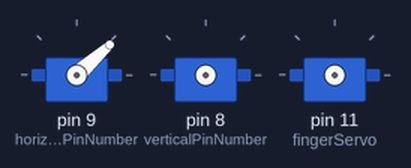
Recording of a program running on a simulated Arduino Pro Mini, built with avr-gcc and run on an emulated ATmega328P. Parts: 3 × servo.

Above: at 0.05 s.
At 1.25 s:
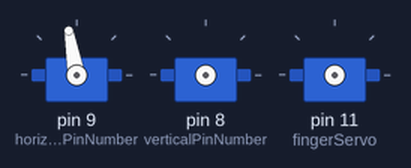
At 1.9 s:
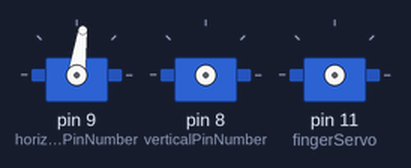
At 2.45 s:
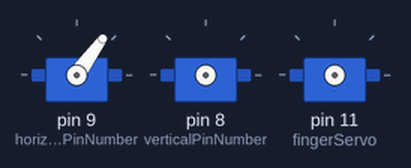
At 3.8 s:
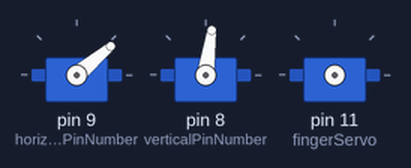
At 7.6 s:
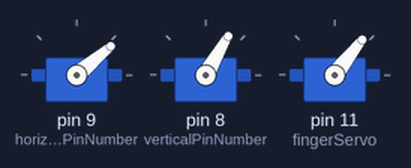
Timing chart, 0 to 11.0 s (numbered marks = the images above):
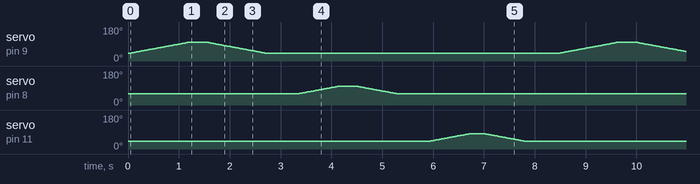

The program:

main.cpp
```cpp
#include <Servo.h>
#include <Arduino.h>

Servo horizontalServo;  // create servo object to control a servo
Servo verticalServo;  // create servo object to control a servo
Servo fingerServo;  // create servo object to control a servo

int pos = 0;    // variable to store the servo position
int pos2 = 0;
int servoDelayMs = 20;
int stepDelayMs = 300;

int horizontalPinNumber = 9;
int horizontalPosRight = 40;
int horizontalPosLeft = 100;

int verticalPinNumber = 8;
int verticalPosLow = 60;
int verticalPosHigh = 100;

int fingerPinNumber = 11;
int fingerPosLow = 40;
int fingerPosHigh = 80;

void setup() {
  //horizontalServo.attach(9);
  //verticalServo.attach(10);
  //fingerServo.attach(11);
}

void loopFinger() {
  fingerServo.attach(11);
  int min = fingerPosLow;
  int max = fingerPosHigh;
  for (pos = min; pos <=max; pos +=1) {
    fingerServo.write(pos);
    delay(servoDelayMs);
  }
  fingerServo.detach();
  delay(stepDelayMs);
  fingerServo.attach(11);
  for (pos = max; pos >=min; pos -=1) {
    fingerServo.write(pos);
    delay(servoDelayMs);
  }
  fingerServo.detach();
  delay(stepDelayMs);
}

void loopVertical() {
  int pin = verticalPinNumber;
  verticalServo.attach(pin);
  int min = verticalPosLow;
  int max = verticalPosHigh;
  for (pos = min; pos <=max; pos +=1) {
    verticalServo.write(pos);
    delay(servoDelayMs);
  }
  verticalServo.detach();
  delay(stepDelayMs);
  verticalServo.attach(pin);
  for (pos = max; pos >=min; pos -=1) {
    verticalServo.write(pos);
    delay(servoDelayMs);
  }
  verticalServo.detach();
  delay(stepDelayMs);
}


void loopHorizontal() {
  int pin = horizontalPinNumber;
  horizontalServo.attach(pin);
  int min = horizontalPosRight;
  int max = horizontalPosLeft;
  for (pos = min; pos <=max; pos +=1) {
    horizontalServo.write(pos);
    delay(servoDelayMs);
  }
  horizontalServo.detach();
  delay(stepDelayMs);
  horizontalServo.attach(pin);
  for (pos = max; pos >=min; pos -=1) {
    horizontalServo.write(pos);
    delay(servoDelayMs);
  }
  horizontalServo.detach();
  delay(stepDelayMs);
  /*
  for (pos = 40; pos <= 120; pos += 20) { // goes from 0 degrees to 180 degrees
    // in steps of 1 degree
    horizontalServo.write(pos);              // tell servo to go to position in variable 'pos'
    delay(50);                       // waits 15 ms for the servo to reach the position
    for (pos2 = 140; pos2 >=70; pos2 -= 10) {
      //verticalServo.write(pos2);
      delay(50);
    }
    verticalServo.write(100);
    delay(200);
  }
  */
  /*
  for (pos = 180; pos <= 0; pos -= 20) { // goes from 180 degrees to 0 degrees
    horizontalServo.write(pos);              // tell servo to go to position in variable 'pos'
    delay(15);                       // waits 15 ms for the servo to reach the position
  }
  */
}

void loop() {
  loopHorizontal();
  delay(stepDelayMs);
  loopVertical();
  delay(stepDelayMs);
  loopFinger();
  delay(stepDelayMs);
}
```
